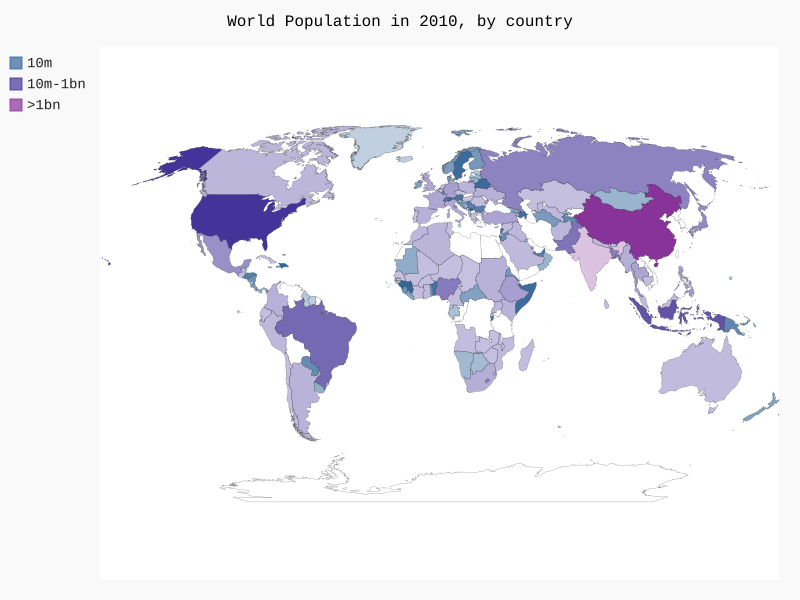

Recreate this plot in Python.
#! /usr/bin/env python3.7
# -*- coding: utf-8 -*-

import json
import pygal.maps.world as WMap
from pygal.style import RotateStyle
from pygal.style import LightColorizedStyle as LCS

from country_codes import get_country_code

#将json文件加载到列表中
filename = "population_data.json"
with open(filename) as fobj:
    pop_data = json.load(fobj)

#绘制每个国家2010人口数的世界地图
cc_populations = {}
for pop_dict in pop_data:
    if pop_dict["Year"] == '2010':
        country_name = pop_dict["Country Name"]
        population = int(float(pop_dict["Value"]))
        country_code = get_country_code(country_name)
        if country_code:
            cc_populations[country_code] = population

#根据人口数量，对国家进行分组:少于1000w,1000w~10亿,10亿以上
cc_pops_1, cc_pops_2, cc_pops_3 = {}, {}, {}
for code, pops in cc_populations.items():
    if pops < 10000000:
        cc_pops_1[code] = pops
    elif pops < 1000000000:
        cc_pops_2[code] = pops
    else:
        cc_pops_3[code] = pops

print(len(cc_pops_1), len(cc_pops_2), len(cc_pops_3))

#制定地图使用同一个颜色基调，我们选择一个style
wm_style = RotateStyle('#336699', base_style=LCS) #16进制的RGB颜色，前两位表示red,中间两位绿，最后两位表示蓝

wm = WMap.World(style=wm_style)
wm.title = 'World Population in 2010, by country'
wm.add('10m', cc_pops_1)
wm.add('10m-1bn', cc_pops_2)
wm.add('>1bn', cc_pops_3)

wm.render_to_file('world_population.svg')
